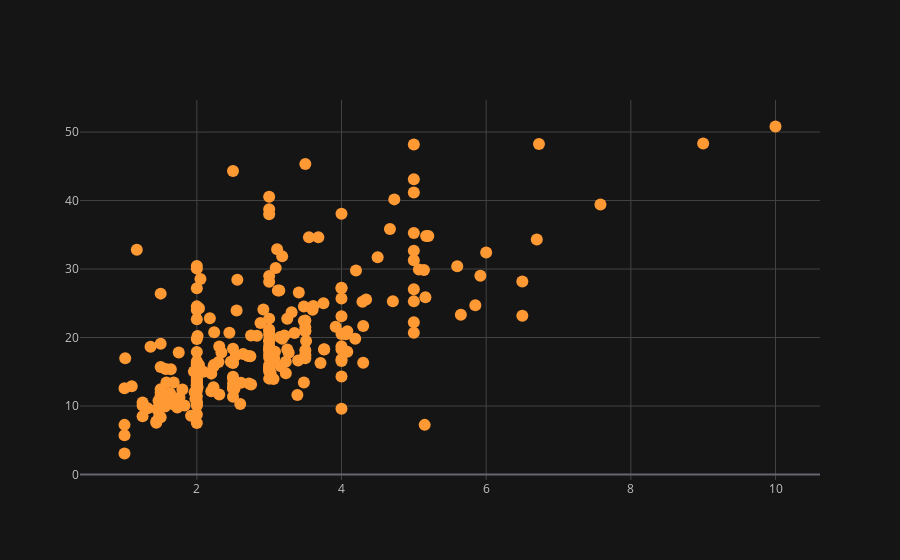

The code cell stored with this chart in its notebook:
### Code cell
tips.iplot(x="tip",y="total_bill",mode="markers")

### Figure 1 — Plotly figure (JSON) as saved in the notebook; plotly's stock layout.template omitted (floating-point values rounded to 4 significant figures; data arrays with more than 128 entries replaced by an {"elided": "..."} marker saying what was removed)
{"data": [{"line": {"color": "rgba(255, 153, 51, 1.0)", "dash": "solid", "shape": "linear", "width": 1.3}, "marker": {"size": 12, "symbol": "circle"}, "mode": "markers", "name": "total_bill", "text": "", "type": "scatter", "x": {"elided": "244 float values"}, "y": {"elided": "244 float values"}}], "layout": {"legend": {"bgcolor": "#151516", "font": {"color": "#D9D9D9"}}, "paper_bgcolor": "#151516", "plot_bgcolor": "#151516", "title": {"font": {"color": "#D9D9D9"}}, "xaxis": {"gridcolor": "#434343", "showgrid": true, "tickfont": {"color": "#C2C2C2"}, "title": {"font": {"color": "#D9D9D9"}, "text": ""}, "zerolinecolor": "#666570"}, "yaxis": {"gridcolor": "#434343", "showgrid": true, "tickfont": {"color": "#C2C2C2"}, "title": {"font": {"color": "#D9D9D9"}, "text": ""}, "zerolinecolor": "#666570"}}}
